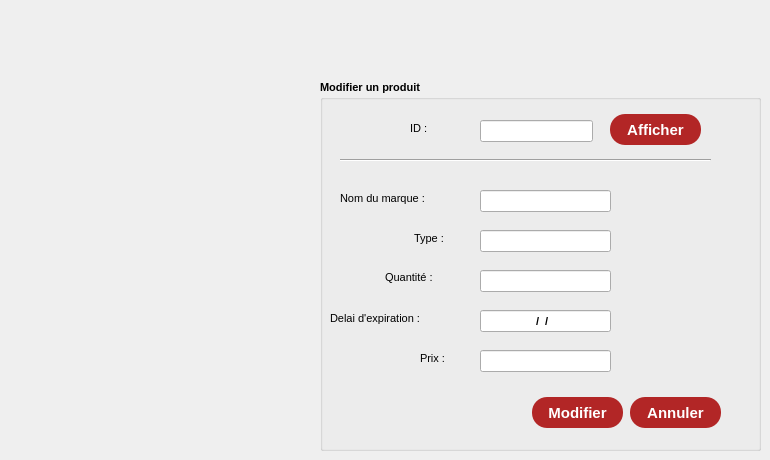
    <widget class="QWidget" name="tab_6">
     <attribute name="title">
      <string>Modifier</string>
     </attribute>
     <widget class="QGroupBox" name="groupBox_6">
      <property name="geometry">
       <rect>
        <x>320</x>
        <y>80</y>
        <width>441</width>
        <height>371</height>
       </rect>
      </property>
      <property name="font">
       <font>
        <pointsize>8</pointsize>
        <weight>75</weight>
        <bold>true</bold>
       </font>
      </property>
      <property name="title">
       <string>Modifier un produit</string>
      </property>
      <widget class="QLabel" name="label_19">
       <property name="geometry">
        <rect>
         <x>90</x>
         <y>40</y>
         <width>56</width>
         <height>16</height>
        </rect>
       </property>
       <property name="font">
        <font>
         <weight>50</weight>
         <bold>false</bold>
        </font>
       </property>
       <property name="text">
        <string>ID :</string>
       </property>
      </widget>
      <widget class="QLineEdit" name="le_ID_mod">
       <property name="geometry">
        <rect>
         <x>160</x>
         <y>40</y>
         <width>113</width>
         <height>22</height>
        </rect>
       </property>
      </widget>
      <widget class="QLineEdit" name="le_Prix_mod">
       <property name="geometry">
        <rect>
         <x>160</x>
         <y>270</y>
         <width>131</width>
         <height>22</height>
        </rect>
       </property>
      </widget>
      <widget class="QLineEdit" name="le_Type_mod">
       <property name="geometry">
        <rect>
         <x>160</x>
         <y>150</y>
         <width>131</width>
         <height>22</height>
        </rect>
       </property>
       <property name="inputMask">
        <string/>
       </property>
      </widget>
      <widget class="QLineEdit" name="le_Nombre_mod">
       <property name="geometry">
        <rect>
         <x>160</x>
         <y>190</y>
         <width>131</width>
         <height>22</height>
        </rect>
       </property>
       <property name="inputMask">
        <string/>
       </property>
       <property name="alignment">
        <set>Qt::AlignCenter</set>
       </property>
      </widget>
      <widget class="QLineEdit" name="le_Delai_mod">
       <property name="geometry">
        <rect>
         <x>160</x>
         <y>230</y>
         <width>131</width>
         <height>22</height>
        </rect>
       </property>
       <property name="inputMask">
        <string>00/00/0000</string>
       </property>
       <property name="alignment">
        <set>Qt::AlignCenter</set>
       </property>
      </widget>
      <widget class="QLineEdit" name="le_Nom_mod">
       <property name="geometry">
        <rect>
         <x>160</x>
         <y>110</y>
         <width>131</width>
         <height>22</height>
        </rect>
       </property>
       <property name="inputMask">
        <string/>
       </property>
      </widget>
      <widget class="Line" name="line_2">
       <property name="geometry">
        <rect>
         <x>20</x>
         <y>70</y>
         <width>371</width>
         <height>20</height>
        </rect>
       </property>
       <property name="orientation">
        <enum>Qt::Horizontal</enum>
       </property>
      </widget>
      <widget class="QPushButton" name="afficher_pour_modifier">
       <property name="geometry">
        <rect>
         <x>290</x>
         <y>34</y>
         <width>91</width>
         <height>31</height>
        </rect>
       </property>
       <property name="font">
        <font>
         <family>Arial</family>
         <pointsize>-1</pointsize>
         <weight>75</weight>
         <bold>true</bold>
        </font>
       </property>
       <property name="styleSheet">
        <string notr="true">QPushButton {
color: #fff;
background:#b22626;
border-radius: 15px;
font-size:15px;
font-family:Arial, Helvetica, sans-serif;
}
QPushButton:hover {
color:#fff;
border:15px;
background:#6a1616;
}</string>
       </property>
       <property name="text">
        <string>Afficher</string>
       </property>
      </widget>
      <widget class="QLabel" name="label_32">
       <property name="geometry">
        <rect>
         <x>100</x>
         <y>268</y>
         <width>51</width>
         <height>21</height>
        </rect>
       </property>
       <property name="font">
        <font>
         <weight>50</weight>
         <bold>false</bold>
        </font>
       </property>
       <property name="text">
        <string>Prix :</string>
       </property>
      </widget>
      <widget class="QLabel" name="label_36">
       <property name="geometry">
        <rect>
         <x>94</x>
         <y>148</y>
         <width>61</width>
         <height>21</height>
        </rect>
       </property>
       <property name="font">
        <font>
         <weight>50</weight>
         <bold>false</bold>
        </font>
       </property>
       <property name="text">
        <string>Type :</string>
       </property>
      </widget>
      <widget class="QLabel" name="label_33">
       <property name="geometry">
        <rect>
         <x>20</x>
         <y>108</y>
         <width>131</width>
         <height>21</height>
        </rect>
       </property>
       <property name="font">
        <font>
         <weight>50</weight>
         <bold>false</bold>
        </font>
       </property>
       <property name="text">
        <string>Nom du marque :</string>
       </property>
      </widget>
      <widget class="QLabel" name="label_35">
       <property name="geometry">
        <rect>
         <x>65</x>
         <y>187</y>
         <width>81</width>
         <height>21</height>
        </rect>
       </property>
       <property name="font">
        <font>
         <weight>50</weight>
         <bold>false</bold>
        </font>
       </property>
       <property name="text">
        <string>Quantité :</string>
       </property>
      </widget>
      <widget class="QLabel" name="label_34">
       <property name="geometry">
        <rect>
         <x>10</x>
         <y>228</y>
         <width>141</width>
         <height>21</height>
        </rect>
       </property>
       <property name="font">
        <font>
         <weight>50</weight>
         <bold>false</bold>
        </font>
       </property>
       <property name="text">
        <string>Delai d'expiration :</string>
       </property>
      </widget>
     </widget>
     <widget class="QPushButton" name="modifier">
      <property name="geometry">
       <rect>
        <x>532</x>
        <y>397</y>
        <width>91</width>
        <height>31</height>
       </rect>
      </property>
      <property name="font">
       <font>
        <family>Arial</family>
        <pointsize>-1</pointsize>
        <weight>75</weight>
        <bold>true</bold>
       </font>
      </property>
      <property name="styleSheet">
       <string notr="true">QPushButton {
color: #fff;
background:#b22626;
border-radius: 15px;
font-size:15px;
font-family:Arial, Helvetica, sans-serif;
}
QPushButton:hover {
color:#fff;
border:15px;
background:#6a1616;
}</string>
      </property>
      <property name="text">
       <string>Modifier</string>
      </property>
     </widget>
     <widget class="QPushButton" name="Annuler_2">
      <property name="geometry">
       <rect>
        <x>630</x>
        <y>397</y>
        <width>91</width>
        <height>31</height>
       </rect>
      </property>
      <property name="font">
       <font>
        <family>Arial</family>
        <pointsize>-1</pointsize>
        <weight>75</weight>
        <bold>true</bold>
       </font>
      </property>
      <property name="styleSheet">
       <string notr="true">QPushButton {
color: #fff;
background:#b22626;
border-radius: 15px;
font-size:15px;
font-family:Arial, Helvetica, sans-serif;
}
QPushButton:hover {
color:#fff;
border:15px;
background:#6a1616;
}</string>
      </property>
      <property name="text">
       <string>Annuler</string>
      </property>
     </widget>
     <widget class="QLabel" name="image_3">
      <property name="geometry">
       <rect>
        <x>100</x>
        <y>170</y>
        <width>231</width>
        <height>151</height>
       </rect>
      </property>
      <property name="whatsThis">
       <string>&lt;!DOCTYPE HTML PUBLIC &quot;-//W3C//DTD HTML 4.0//EN&quot; &quot;http://www.w3.org/TR/REC-html40/strict.dtd&quot;&gt;
&lt;html&gt;&lt;head&gt;&lt;meta name=&quot;qrichtext&quot; content=&quot;1&quot; /&gt;&lt;style type=&quot;text/css&quot;&gt;
p, li { white-space: pre-wrap; }
&lt;/style&gt;&lt;/head&gt;&lt;body style=&quot; font-family:'MS Shell Dlg 2'; font-size:8pt; font-weight:600; font-style:normal;&quot;&gt;
&lt;p style=&quot;-qt-paragraph-type:empty; margin-top:0px; margin-bottom:0px; margin-left:0px; margin-right:0px; -qt-block-indent:0; text-indent:0px;&quot;&gt;&lt;br /&gt;&lt;/p&gt;&lt;/body&gt;&lt;/html&gt;</string>
      </property>
      <property name="styleSheet">
       <string notr="true"/>
      </property>
      <property name="text">
       <string/>
      </property>
     </widget>
    </widget>
